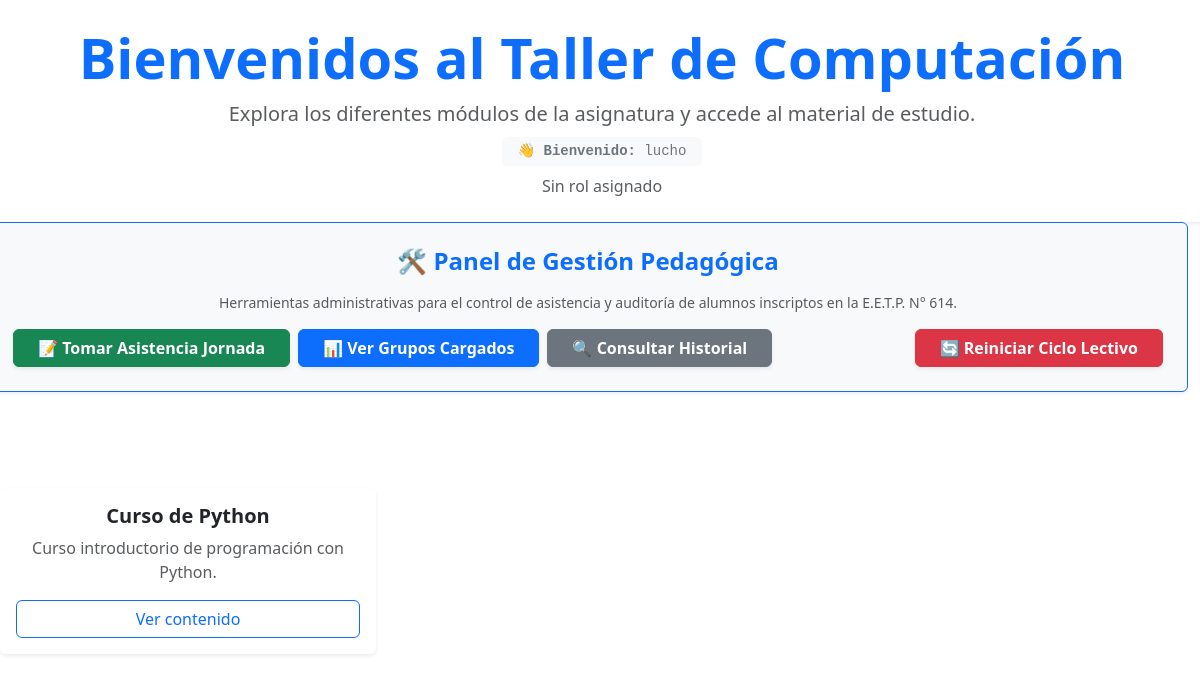
The app's page / (signed in), older data.
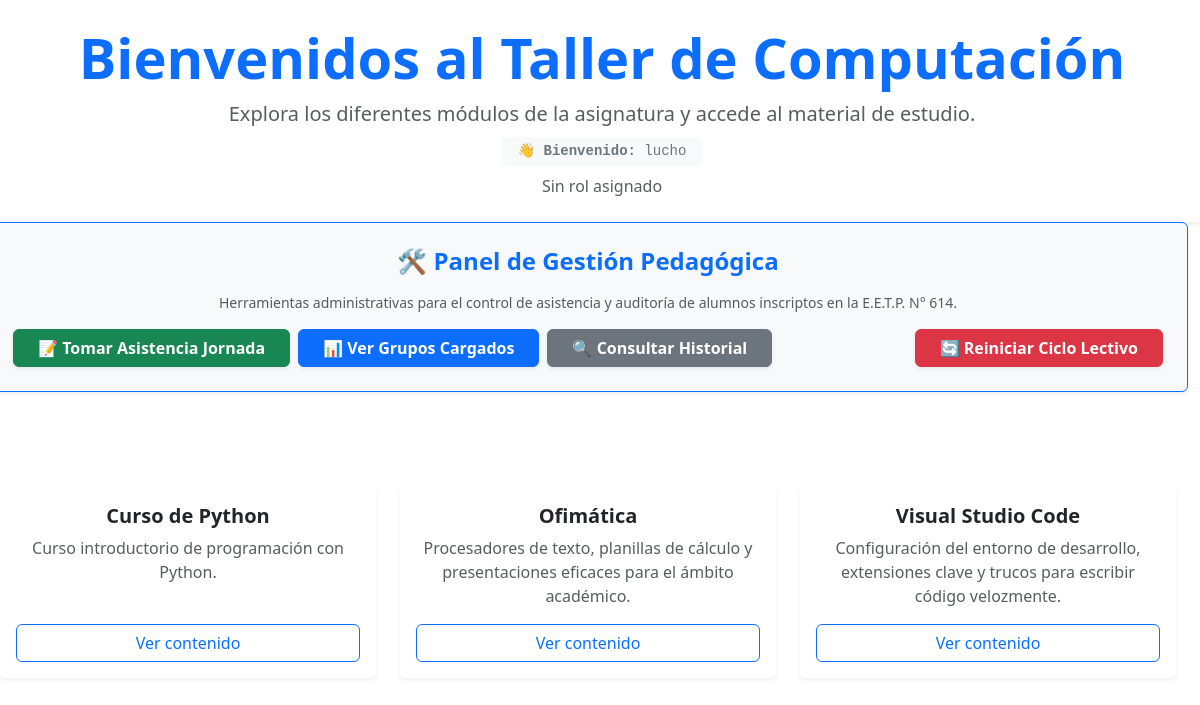
The same page, newer data.
### usuarios/models.py (models this page shows, shortened)
class Usuario(AbstractUser):
    dni = models.CharField(
        max_length=20,
        unique=True,
        null=True,
        blank=True
    )

### educacion/models.py (models this page shows, shortened)
class EspacioEducativo(models.Model):
    nombre = models.CharField(
        max_length=200
    )
    descripcion = models.TextField(
        blank=True
    )
    fecha_creacion = models.DateTimeField(
        auto_now_add=True
    )
    activo = models.BooleanField(
        default=True
    )
    class Meta:
        verbose_name = 'Espacio educativo'
        verbose_name_plural = 'Espacios educativos'

### educacion/views.py (the view)
@login_required
def inicio(request):
    espacios = EspacioEducativo.objects.filter(
        activo=True
    )
    return render(
        request,
        'educacion/inicio.html',
        {
            'espacios': espacios
        }
    )

### educacion/templates/educacion/inicio.html (shortened to what this page needs)
{% extends 'base.html' %}
{% block content %}
<div class="row text-center mb-4">
    <div class="col-12 py-4 bg-white rounded shadow-sm border-start border-primary border-4">
        <h1 class="display-4 fw-bold text-primary">
            Bienvenidos al Taller de Computación
        </h1>
        <p class="lead text-muted mb-2">
            Explora los diferentes módulos de la asignatura
            y accede al material de estudio.
        </p>
        <div class="d-inline-block px-3 py-1 bg-light text-secondary rounded font-monospace small">
            👋
            <strong>
                Bienvenido:
            </strong>
            {{ user.get_full_name|default:user.username }}
        </div>
        <div class="mt-2">
            {% for grupo in user.groups.all %}
            <span class="badge bg-primary">
                {{ grupo.name }}
            </span>
            {% empty %}
            <span class="text-muted">
                Sin rol asignado
            </span>
            {% endfor %}
        </div>
    </div>
    {% if user.is_staff %}
    <div class="row mb-5">
        <div class="col-12 p-4 bg-light rounded shadow-sm border border-primary">
            <h4 class="text-primary fw-bold mb-3">
                🛠️ Panel de Gestión Pedagógica
            </h4>
            <p class="text-muted small mb-3">
                Herramientas administrativas para el control de asistencia
                y auditoría de alumnos inscriptos en la E.E.T.P. N° 614.
            </p>
            <div class="d-flex flex-wrap gap-2">
                <a href="#" class="btn btn-success fw-bold px-4 shadow-sm">
                    📝 Tomar Asistencia Jornada
                </a>
                <a href="#" class="btn btn-primary fw-bold px-4 shadow-sm">
                    📊 Ver Grupos Cargados
                </a>
                <a href="#" class="btn btn-secondary fw-bold px-4 shadow-sm">
                    🔍 Consultar Historial
                </a>
                <a href="#" class="btn btn-danger fw-bold px-4 shadow-sm ms-auto">
                    🔄 Reiniciar Ciclo Lectivo
                </a>
            </div>
        </div>
    </div>
    {% endif %}
    <div class="row g-4">
        {% for espacio in espacios %}
        <div class="col-12 col-md-6 col-lg-4">
            <div class="card h-100 shadow-sm border-0">
                <div class="card-body d-flex flex-column">
                    <h5 class="card-title fw-bold">
                        {{ espacio.nombre }}
                    </h5>
                    <p class="card-text text-muted">
                        {{ espacio.descripcion }}
                    </p>
                    <a href="#" class="btn btn-outline-primary mt-auto">
                        Ver contenido
                    </a>
                </div>
            </div>
        </div>
        {% empty %}
        <div class="col-12">
            <div class="alert alert-info">
                No hay espacios educativos disponibles.
            </div>
        </div>
        {% endfor %}
    </div>
    {% endblock %}

### templates/base.html (shortened to what this page needs)
{% load static %}
<!DOCTYPE html>
<html lang="es">
<head>
    <link href="https://cdn.jsdelivr.net/npm/bootstrap@5.3.3/dist/css/bootstrap.min.css" rel="stylesheet"
>
    <link rel="stylesheet" href="https://cdn.jsdelivr.net/npm/bootstrap-icons@1.11.3/font/bootstrap-icons.min.css">
    <link rel="stylesheet" href="{% static 'css/estilos.css' %}">
</head>
<body>
    <main>
        {% block content %}
        {% endblock %}
    </main>
</body>
</html>

Row changes from the older to the newer data that the page shows:
added EspacioEducativo: nombre "Ofimática", descripcion "Procesadores de texto, planillas de cálculo y presentaciones eficaces para el ámbito académico."
added EspacioEducativo: nombre "Visual Studio Code", descripcion "Configuración del entorno de desarrollo, extensiones clave y trucos para escribir código velozmente."
